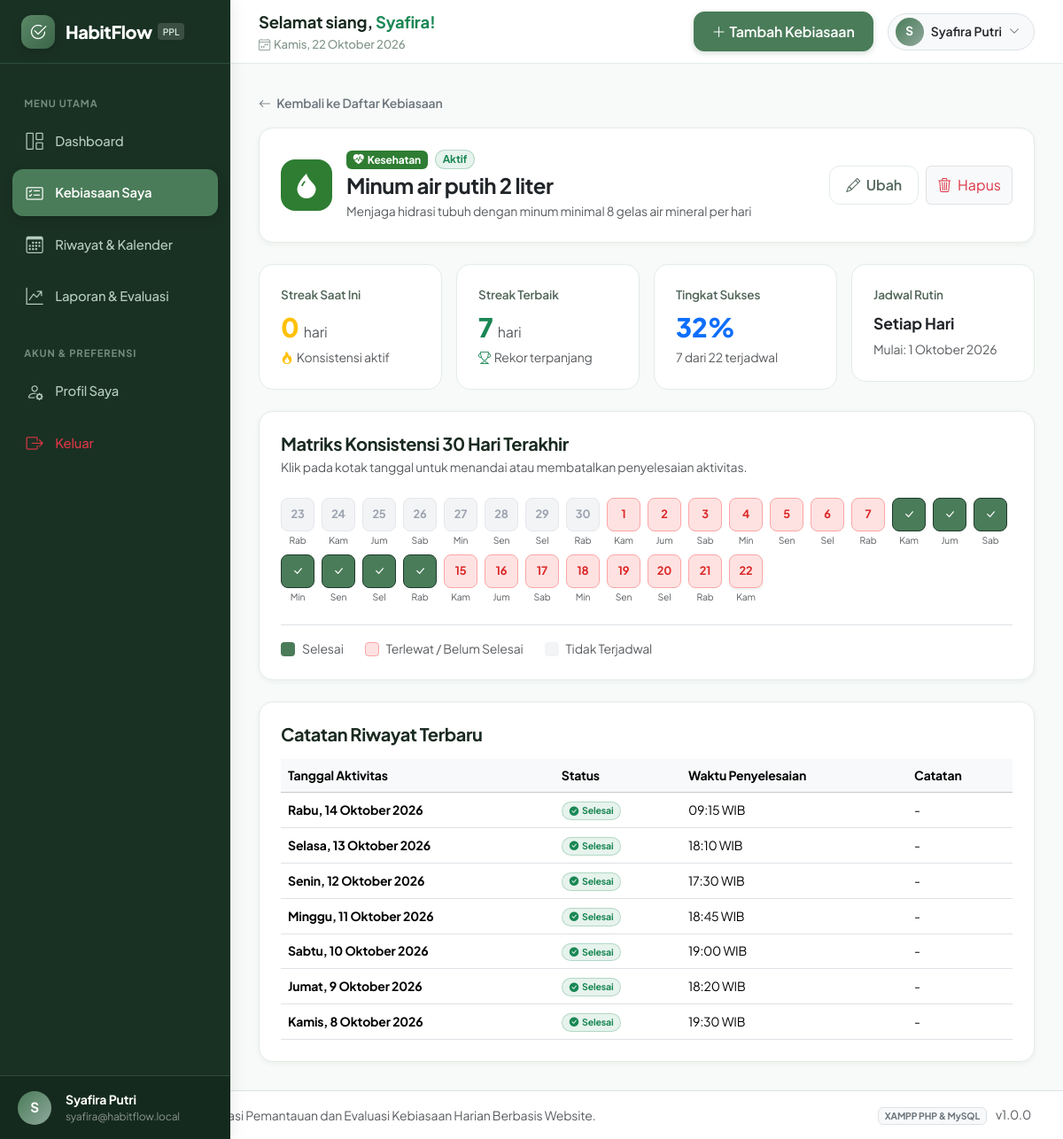
The app's page /habits/detail.php?id=1 (signed in) with its own data.
### tables this page shows
CREATE TABLE `users` (
    `id` INT UNSIGNED AUTO_INCREMENT PRIMARY KEY,
    `name` VARCHAR(100) NOT NULL,
    `email` VARCHAR(150) NOT NULL UNIQUE,
    `password` VARCHAR(255) NOT NULL,
    `bio` VARCHAR(255) DEFAULT 'Membangun kebiasaan baik setiap hari.',
    `created_at` DATETIME DEFAULT CURRENT_TIMESTAMP,
    `updated_at` DATETIME DEFAULT CURRENT_TIMESTAMP ON UPDATE CURRENT_TIMESTAMP,
    INDEX `idx_users_email` (`email`)
);

CREATE TABLE `habits` (
    `id` INT UNSIGNED AUTO_INCREMENT PRIMARY KEY,
    `user_id` INT UNSIGNED NOT NULL,
    `category_id` INT UNSIGNED NOT NULL,
    `name` VARCHAR(150) NOT NULL,
    `description` TEXT NULL,
    `icon` VARCHAR(50) NOT NULL DEFAULT 'bi-check-circle',
    `color` VARCHAR(20) NOT NULL DEFAULT '#4A7C59',
    `frequency_type` ENUM('daily', 'weekly_custom') NOT NULL DEFAULT 'daily',
    `target_time` TIME NULL,
    `start_date` DATE NOT NULL,
    `is_active` TINYINT(1) NOT NULL DEFAULT 1,
    `created_at` DATETIME DEFAULT CURRENT_TIMESTAMP,
    `updated_at` DATETIME DEFAULT CURRENT_TIMESTAMP ON UPDATE CURRENT_TIMESTAMP,
    INDEX `idx_habits_user` (`user_id`),
    INDEX `idx_habits_category` (`category_id`),
    INDEX `idx_habits_active` (`is_active`),
    CONSTRAINT `fk_habits_user` FOREIGN KEY (`user_id`) REFERENCES `users` (`id`) ON DELETE CASCADE ON UPDATE CASCADE,
    CONSTRAINT `fk_habits_category` FOREIGN KEY (`category_id`) REFERENCES `categories` (`id`) ON DELETE RESTRICT ON UPDATE CASCADE
);

CREATE TABLE `categories` (
    `id` INT UNSIGNED AUTO_INCREMENT PRIMARY KEY,
    `name` VARCHAR(100) NOT NULL,
    `icon` VARCHAR(50) NOT NULL DEFAULT 'bi-bookmark',
    `color` VARCHAR(20) NOT NULL DEFAULT '#4A7C59',
    `description` VARCHAR(255) NULL,
    `created_at` DATETIME DEFAULT CURRENT_TIMESTAMP
);

CREATE TABLE `habit_logs` (
    `id` BIGINT UNSIGNED AUTO_INCREMENT PRIMARY KEY,
    `habit_id` INT UNSIGNED NOT NULL,
    `activity_date` DATE NOT NULL,
    `is_completed` TINYINT(1) NOT NULL DEFAULT 1,
    `completed_at` DATETIME NULL,
    `note` VARCHAR(255) NULL,
    `created_at` DATETIME DEFAULT CURRENT_TIMESTAMP,
    `updated_at` DATETIME DEFAULT CURRENT_TIMESTAMP ON UPDATE CURRENT_TIMESTAMP,
    UNIQUE KEY `unique_habit_date` (`habit_id`, `activity_date`),
    INDEX `idx_logs_habit` (`habit_id`),
    INDEX `idx_logs_date` (`activity_date`),
    INDEX `idx_logs_completed` (`is_completed`),
    CONSTRAINT `fk_logs_habit` FOREIGN KEY (`habit_id`) REFERENCES `habits` (`id`) ON DELETE CASCADE ON UPDATE CASCADE
);

### habits/detail.php (the view, shortened to what the rows shown need)
<?php
$pdo = get_db_connection();
$user = current_user($pdo);
$userId = (int)$user['id'];
$habitId = filter_input(INPUT_GET, 'id', FILTER_VALIDATE_INT);
$stmt = $pdo->prepare("
    SELECT h.*, c.name AS category_name, c.icon AS category_icon, c.color AS category_color
    FROM habits h
    JOIN categories c ON h.category_id = c.id
    WHERE h.id = ? AND h.user_id = ?
");
$stmt->execute([$habitId, $userId]);
$streakInfo = calculate_habit_streak($pdo, $habitId);
$scheduleDaysText = 'Setiap Hari';
$stmtLogs = $pdo->prepare("
    SELECT activity_date, is_completed, completed_at, note
    FROM habit_logs
    WHERE habit_id = ?
    ORDER BY activity_date DESC
    LIMIT 30
");
$stmtLogs->execute([$habitId]);
$recentLogs = $stmtLogs->fetchAll();
require_once __DIR__ . '/../includes/header.php';
require_once __DIR__ . '/../includes/sidebar.php';
?>
<main class="app-main">
    <?php require_once __DIR__ . '/../includes/topbar.php'; ?>
    <div class="app-content">
        <div class="card-habit p-4 mb-4">
            <div class="d-flex flex-column flex-md-row justify-content-between align-items-md-center gap-3">
                <div class="d-flex align-items-center gap-3">
                    <div>
                        <div class="d-flex align-items-center gap-2 mb-1">
                            <span class="badge" style="background-color: <?= e($habit['category_color']) ?>;">
                                <i class="bi <?= e($habit['category_icon']) ?> me-1"></i><?= e($habit['category_name']) ?>
                            </span>
                            <?php if ($habit['is_active']): ?>
                                <span class="badge bg-success bg-opacity-10 text-success border border-success border-opacity-25 rounded-pill px-2">Aktif</span>
                            <?php else: ?>
                                <span class="badge bg-secondary bg-opacity-10 text-secondary border rounded-pill px-2">Nonaktif</span>
                            <?php endif; ?>
                        </div>
                        <h4 class="fw-bold mb-1 text-dark"><?= e($habit['name']) ?></h4>
                        <p class="text-muted small mb-0"><?= !empty($habit['description']) ? e($habit['description']) : 'Tidak ada catatan tambahan.' ?></p>
                    </div>
                </div>
            </div>
        </div>
        <div class="row g-3 mb-4">
            <div class="col-6 col-md-3">
                <div class="stat-card">
                    <div class="stat-label">Jadwal Rutin</div>
                    <div class="fw-bold text-dark mt-2 mb-1 text-truncate" style="font-size: 1.1rem;"><?= e($scheduleDaysText) ?></div>
                    <small class="text-muted">Mulai: <?= format_date_indo($habit['start_date'], false) ?></small>
                </div>
            </div>
        </div>
        <div class="card-habit p-4">
            <?php if (empty($recentLogs)): ?>
                <div class="text-center py-4 text-muted small">
                    <i class="bi bi-journal-x fs-3 d-block mb-1"></i>
                    Belum ada riwayat aktivitas tercatat untuk kebiasaan ini.
                </div>
            <?php else: ?>
                <div class="table-responsive">
                    <table class="table table-hover align-middle mb-0">
                        <thead class="table-light small">
                            <tr>
                                <th>Tanggal Aktivitas</th>
                                <th>Status</th>
                                <th>Waktu Penyelesaian</th>
                                <th>Catatan</th>
                            </tr>
                        </thead>
                        <tbody class="small">
                            <?php foreach ($recentLogs as $log): ?>
                                <tr>
                                    <td class="fw-bold"><?= format_date_indo($log['activity_date']) ?></td>
                                    <td>
                                        <?php if ($log['is_completed']): ?>
                                            <span class="badge bg-success bg-opacity-10 text-success border border-success border-opacity-25 rounded-pill px-2 py-1">
                                                <i class="bi bi-check-circle-fill me-1"></i>Selesai
                                            </span>
                                        <?php else: ?>
                                            <span class="badge bg-secondary bg-opacity-10 text-secondary border rounded-pill px-2 py-1">
                                                Belum Selesai
                                            </span>
                                        <?php endif; ?>
                                    </td>
                                    <td><?= !empty($log['completed_at']) ? format_time_indo($log['completed_at']) : '-' ?></td>
                                    <td><?= !empty($log['note']) ? e($log['note']) : '-' ?></td>
                                </tr>
                            <?php endforeach; ?>
                        </tbody>
                    </table>
                </div>
            <?php endif; ?>
        </div>
    </div>
<?php require_once __DIR__ . '/../includes/footer.php'; ?>

### includes/sidebar.php (shortened to what the rows shown need)
<aside class="app-sidebar" id="appSidebar">
    <?php if ($user): ?>
    <div class="sidebar-footer">
        <div class="user-quick-profile">
            <div class="user-avatar-circle me-3">
                <?= strtoupper(substr($user['name'], 0, 1)) ?>
            </div>
            <div class="overflow-hidden">
                <div class="fw-bold text-white text-truncate" style="font-size: 0.875rem;"><?= e($user['name']) ?></div>
                <div class="text-white-50 text-truncate" style="font-size: 0.75rem;"><?= e($user['email']) ?></div>
            </div>
        </div>
    </div>
    <?php endif; ?>
</aside>

### includes/topbar.php (shortened to what the rows shown need)
<?php
$greeting = get_greeting();
?>
<header class="app-topbar">
    <div class="d-flex align-items-center">
        <div>
            <div class="greeting-text">
                <?= $greeting ?>, <span class="text-success"><?= e(explode(' ', $user['name'] ?? 'Pengguna')[0]) ?>!</span>
            </div>
        </div>
    </div>
    <div class="d-flex align-items-center gap-3">
        <div class="dropdown">
            <button class="btn btn-light d-flex align-items-center border rounded-pill py-1 ps-2 pe-3" type="button" data-bs-toggle="dropdown" aria-expanded="false">
                <div class="user-avatar-circle me-2" style="width: 32px; height: 32px; font-size: 0.85rem;">
                    <?= strtoupper(substr($user['name'] ?? 'U', 0, 1)) ?>
                </div>
                <span class="d-none d-md-inline fw-semibold text-dark me-2" style="font-size: 0.875rem;">
                    <?= e($user['name'] ?? 'Akun') ?>
                </span>
                <i class="bi bi-chevron-down text-muted" style="font-size: 0.75rem;"></i>
            </button>
        </div>
    </div>
</header>

### records on screen
users: name "S", name "Syafira Putri", email "syafira@habitflow.local", name "Syafira"
habits: category.name "Kesehatan", name "Minum air putih 2 liter", description "Menjaga hidrasi tubuh dengan minum minimal 8 gelas air mineral per hari", start_date "1 Oktober 2026"
habit_logs: is_completed 1 (drawn), activity_date "Rabu, 14 Oktober 2026", completed_at "09:15 WIB"
habit_logs: is_completed 1 (drawn), activity_date "Selasa, 13 Oktober 2026", completed_at "18:10 WIB"
habit_logs: is_completed 1 (drawn), activity_date "Senin, 12 Oktober 2026", completed_at "17:30 WIB"
habit_logs: is_completed 1 (drawn), activity_date "Minggu, 11 Oktober 2026", completed_at "18:45 WIB"
habit_logs: is_completed 1 (drawn), activity_date "Sabtu, 10 Oktober 2026", completed_at "19:00 WIB"
habit_logs: is_completed 1 (drawn), activity_date "Jumat, 9 Oktober 2026", completed_at "18:20 WIB"
habit_logs: is_completed 1 (drawn), activity_date "Kamis, 8 Oktober 2026", completed_at "19:30 WIB"

### other values on screen
APP_NAME "HabitFlow"
$greeting "Selamat siang"
$todayIndo "Kamis, 22 Oktober 2026"
$streakInfo['current_streak'] "0"
$streakInfo['longest_streak'] "7"
$completionRate "32"
$streakInfo['total_completed'] "7"
$streakInfo['total_scheduled'] "22"
$scheduleDaysText "Setiap Hari"
date('j', strtotime($dateObj)) "23"
get_day_short_indo($dow) "Rab"
date('j', strtotime($dateObj)) "24"
get_day_short_indo($dow) "Kam"
date('j', strtotime($dateObj)) "25"
get_day_short_indo($dow) "Jum"
